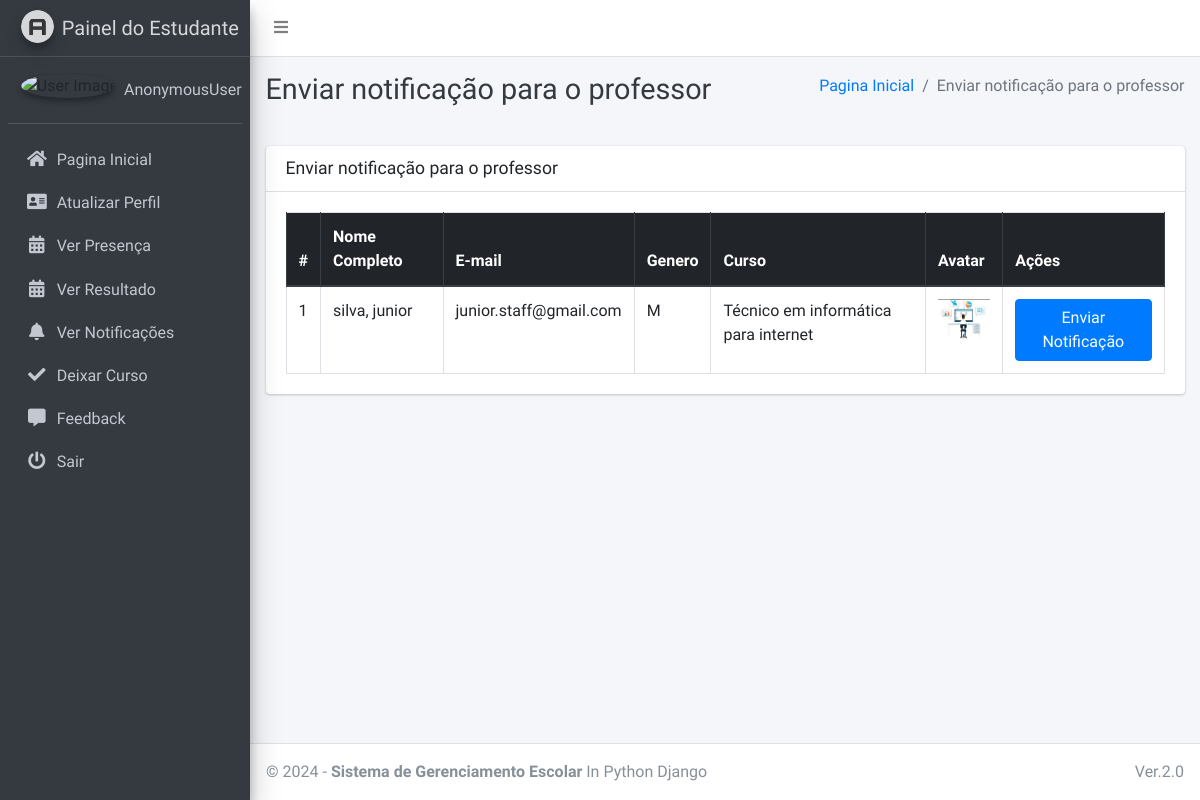
The app's page /admin_notify_staff, older data.
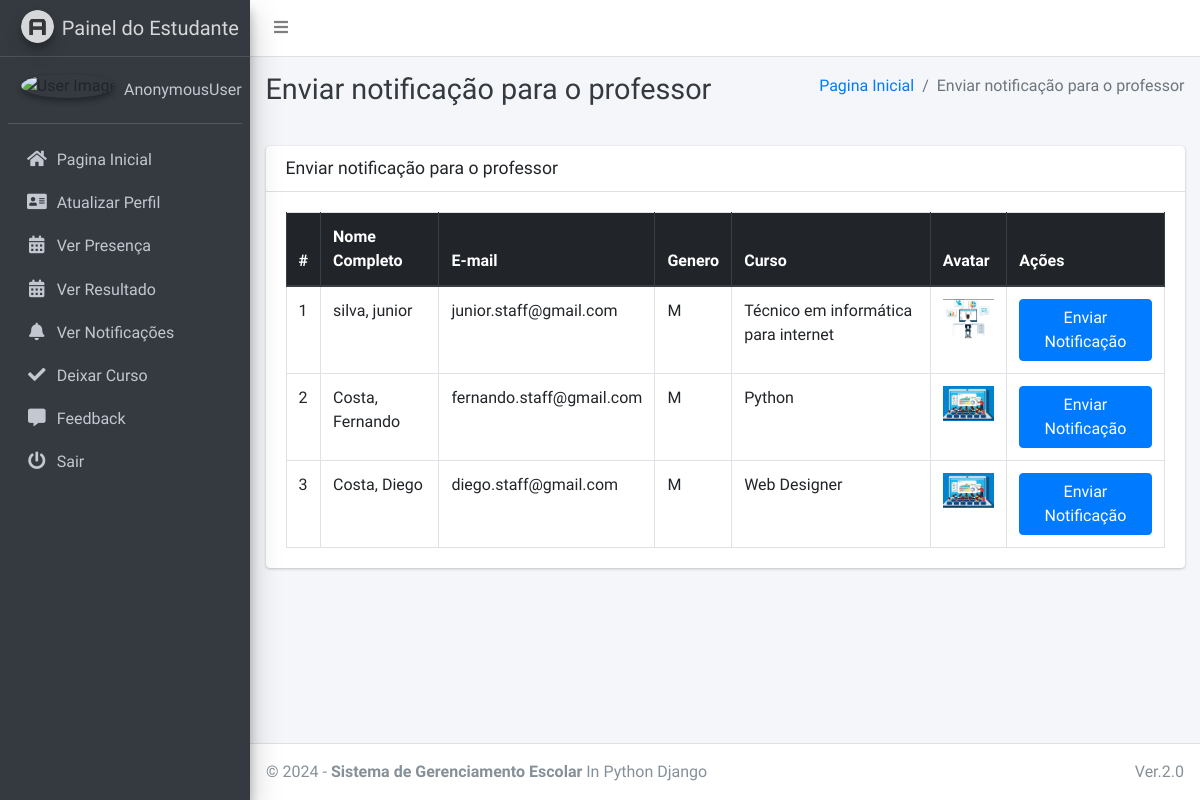
The same page, newer data.
### main_app/models.py (models this page shows, shortened)
class CustomUser(AbstractUser):
    USER_TYPE = ((1, "HOD"), (2, "Staff"), (3, "Student"))
    GENDER = [("M", "Male"), ("F", "Female")]
    username = None  # Removed username, using email instead
    email = models.EmailField(unique=True)
    user_type = models.CharField(default=1, choices=USER_TYPE, max_length=1)
    gender = models.CharField(max_length=1, choices=GENDER)
    profile_pic = models.ImageField()
    address = models.TextField()
    fcm_token = models.TextField(default="")  # For firebase notifications
    created_at = models.DateTimeField(auto_now_add=True)
    updated_at = models.DateTimeField(auto_now=True)
    USERNAME_FIELD = "email"
    REQUIRED_FIELDS = []
    objects = CustomUserManager()

class Staff(models.Model):
    course = models.ForeignKey(Course, on_delete=models.DO_NOTHING, null=True, blank=False)
    admin = models.OneToOneField(CustomUser, on_delete=models.CASCADE)

class Course(models.Model):
    name = models.CharField(max_length=120)
    created_at = models.DateTimeField(auto_now_add=True)
    updated_at = models.DateTimeField(auto_now=True)

### main_app/hod_views.py (the view)
# urls.py: path("admin_notify_staff", hod_views.admin_notify_staff,
def admin_notify_staff(request):
    staff = CustomUser.objects.filter(user_type=2)
    context = {
        'page_title': "Enviar notificação para o professor",
        'allStaff': staff
    }
    return render(request, "hod_template/staff_notification.html", context)

### main_app/templates/hod_template/staff_notification.html (shortened to what this page needs)
{% extends 'main_app/base.html' %}
{% load static %}
{% block page_title %}{{page_title}}{% endblock page_title %}
{% block content %}
<section class="content">
    <div class="container-fluid">
        <div class="row">
            <div class="col-md-12">
                <div class="card">
                    <div class="card-header">
                        <h3 class="card-title">{{page_title}}</h3>
                    </div>
                    <div class="card-body">
                        <table id="example2" class="table table-bordered table-hover">
                            <thead class="thead-dark">
                                <tr>
                                    <th>#</th>
                                    <th>Nome Completo</th>
                                    <th>E-mail</th>
                                    <th>Genero</th>
                                    <th>Curso</th>
                                    <th>Avatar</th>
                                    <th>Ações</th>
                                </tr>
                            </thead>
                            <tbody>
                                {% for staff in allStaff %}
                                <tr>
                                    <td>{{ forloop.counter }}</td>
                                    <td>{{staff.last_name}}, {{staff.first_name}}</td>
                                    <td>{{staff.email}}</td>
                                    <td>{{staff.gender}}</td>
                                    <td>{{staff.staff.course.name}}</td>
                                    <td>
                                        {% if staff.profile_pic == ""  %}
                                        No Image
                                        {% else %}
                                        <img class="img img-fluid mb-2" height="56" width="56"
                                            src="{{staff.profile_pic}}" alt="">
                                        {% endif %}
                                    </td>
                                    <td><button data-toggle = "modal" data-target = "#myModal"class="btn btn-primary show_notification" value="{{staff.id}}">Enviar Notificação</button>
                                    </td>
                                </tr>
                                {% endfor %}
                            </tbody>
                        </table>
                    </div>
                </div>
            </div>
        </div>
    </div>
</section>
{% endblock content %}

Row changes from the older to the newer data that the page shows:
added CustomUser: last_name "Costa", first_name "Fernando", email "fernando.staff@gmail.com", gender "M", staff.course.name "Python", profile_pic (picture)
added CustomUser: last_name "Costa", first_name "Diego", email "diego.staff@gmail.com", gender "M", staff.course.name "Web Designer", profile_pic (picture)
